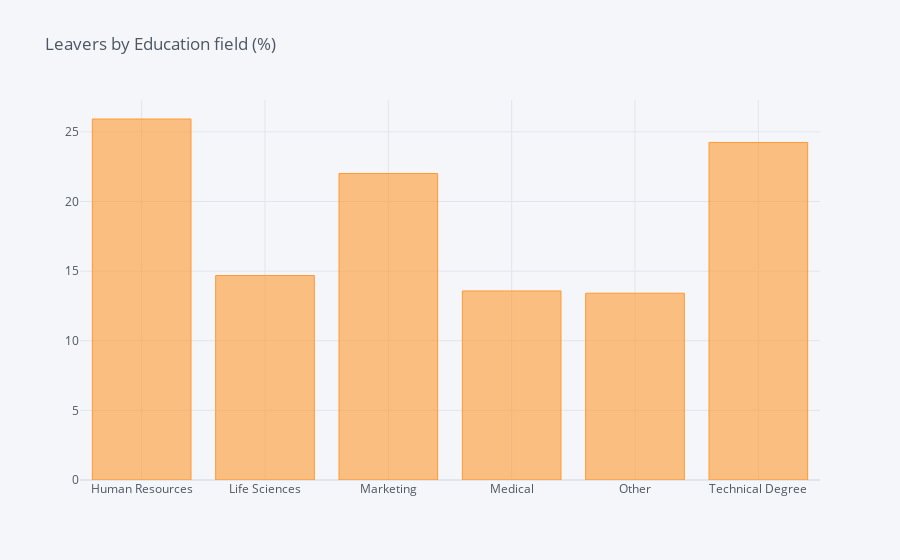

The code cell stored with this chart in its notebook:
### Code cell
#Educational Background areas

df_human_resources['EducationField'].value_counts()


df_EducationField = pd.DataFrame(columns=["EducationField", "% of Leavers"])
i = 0
for field in list(df_human_resources['EducationField'].unique()):
    ratio = (df_human_resources[(df_human_resources['EducationField']==field)&(df_human_resources['Attrition']=="Yes")].shape[0] / df_human_resources[df_human_resources["EducationField"]==field].shape[0])
    df_EducationField.loc[i] = (field, ratio*100)
    i += 1

df_EducationFieldGroup = df_EducationField.groupby(by="EducationField").sum()
df_EducationFieldGroup.iplot(kind='bar', title='Leavers by Education field (%)')

### Figure 1 — Plotly figure (JSON) as saved in the notebook; plotly's stock layout.template omitted (floating-point values rounded to 4 significant figures)
{"data": [{"marker": {"color": "rgba(255, 153, 51, 0.6)", "line": {"color": "rgba(255, 153, 51, 1.0)", "width": 1}}, "name": "% of Leavers", "orientation": "v", "text": "", "type": "bar", "x": ["Human Resources", "Life Sciences", "Marketing", "Medical", "Other", "Technical Degree"], "y": [25.93, 14.69, 22.01, 13.58, 13.41, 24.24]}], "layout": {"legend": {"bgcolor": "#F5F6F9", "font": {"color": "#4D5663"}}, "paper_bgcolor": "#F5F6F9", "plot_bgcolor": "#F5F6F9", "title": {"font": {"color": "#4D5663"}, "text": "Leavers by Education field (%)"}, "xaxis": {"gridcolor": "#E1E5ED", "showgrid": true, "tickfont": {"color": "#4D5663"}, "title": {"font": {"color": "#4D5663"}, "text": ""}, "zerolinecolor": "#E1E5ED"}, "yaxis": {"gridcolor": "#E1E5ED", "showgrid": true, "tickfont": {"color": "#4D5663"}, "title": {"font": {"color": "#4D5663"}, "text": ""}, "zerolinecolor": "#E1E5ED"}}}
